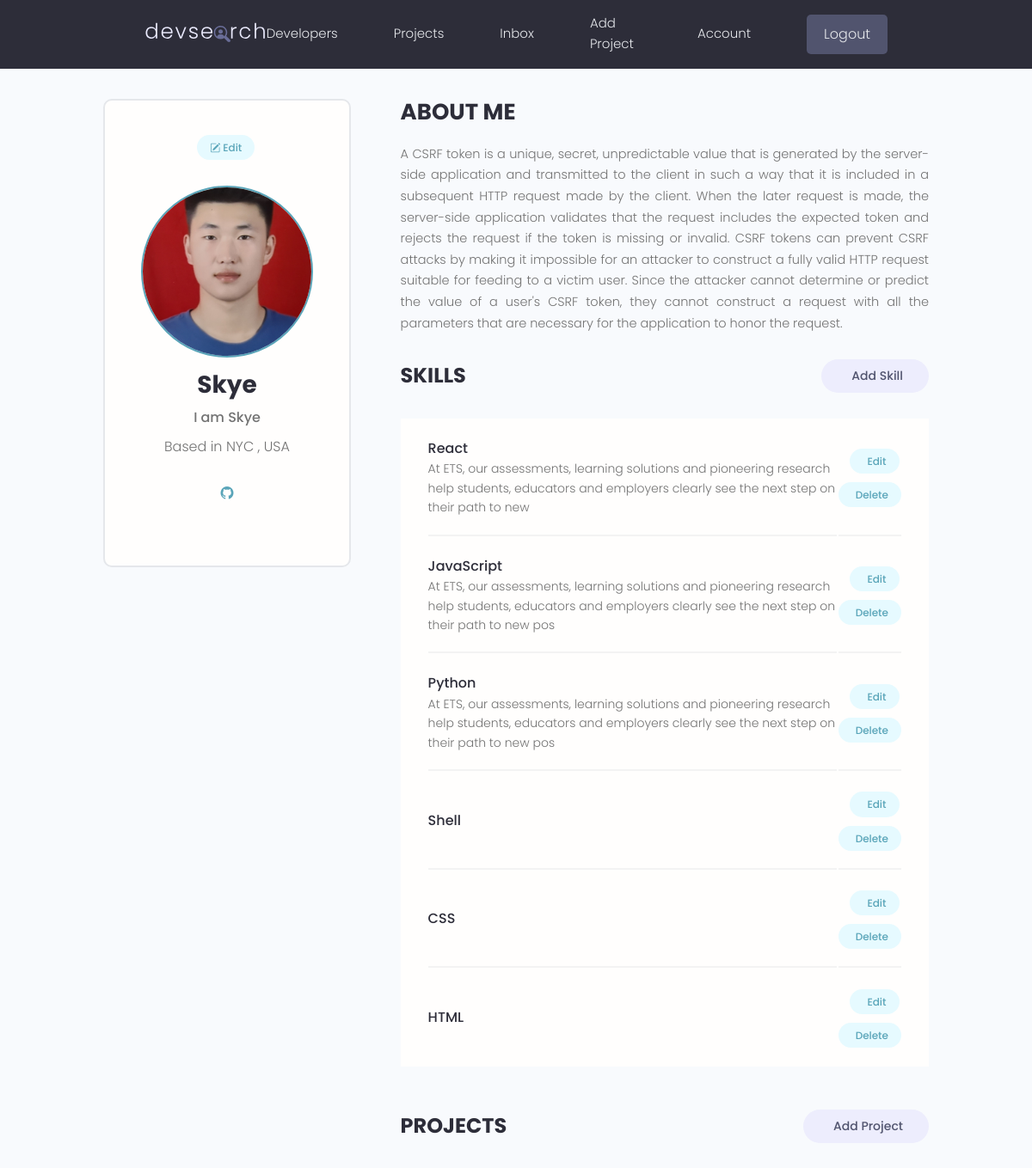
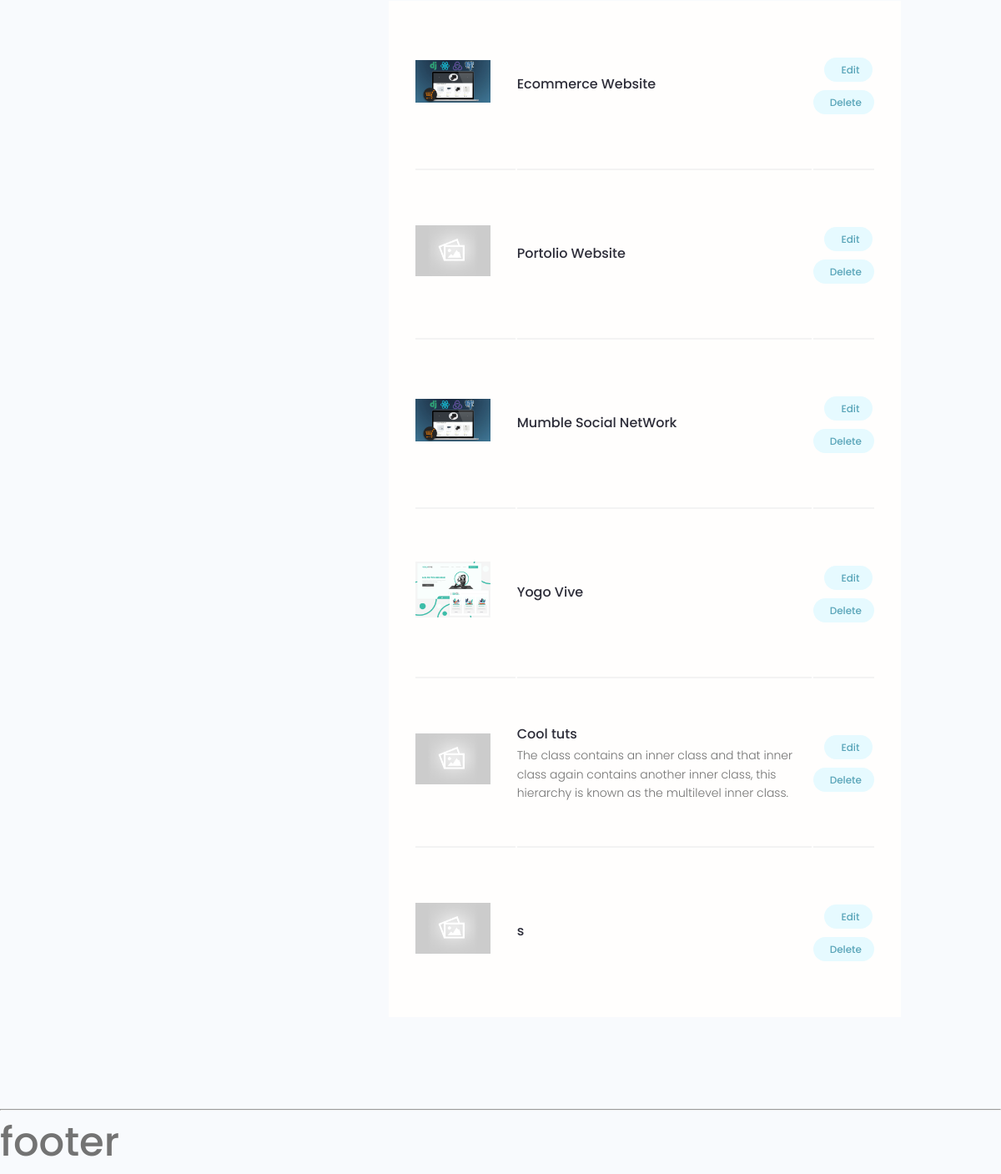
Page /users/account/ (signed in) on the committed database (2 pictures, top to bottom).
### users/models.py (models this page shows, shortened)
class Profile(models.Model):
    user = models.OneToOneField(User, on_delete=models.CASCADE, null=True)
    name = models.CharField(max_length=200, blank=True, null=True)
    username = models.CharField(max_length=200, blank=True, null=True)
    email = models.EmailField(max_length=500, blank=True, null=True)
    short_intro = models.CharField(max_length=200, blank=True, null=True)
    location = models.CharField(max_length=200, blank=True, null=True)
    bio = models.TextField(blank=True, null=True)
    profile_image = models.ImageField(null=True, blank=True,
                                      upload_to='profiles/', default='profiles/user-default.png')
    social_github = models.CharField(max_length=200, blank=True, null=True)
    social_twitter = models.CharField(max_length=200, blank=True, null=True)
    social_linkedin = models.CharField(max_length=200, blank=True, null=True)
    social_youtube = models.CharField(max_length=200, blank=True, null=True)
    social_website = models.CharField(max_length=200, blank=True, null=True)
    created = models.DateTimeField(auto_now_add=True)
    id = models.UUIDField(default=uuid.uuid4, unique=True,
                          primary_key=True, editable=False)

class Skill(models.Model):
    owner = models.ForeignKey(Profile, on_delete=models.CASCADE, null=True, blank=True)
    name = models.CharField(max_length=200, blank=True, null=True)
    description = models.TextField(null=True, blank=True)
    created = models.DateTimeField(auto_now_add=True)
    id = models.UUIDField(default=uuid.uuid4, unique=True,
                          primary_key=True, editable=False)

### projects/models.py (models this page shows, shortened)
class Project(models.Model):
    owner = models.ForeignKey(Profile, null=True, blank=True, on_delete=models.SET_NULL)
    title = models.CharField(max_length=200)
    description = models.TextField(null=True, blank=True)
    featured_image = models.ImageField(null=True, blank=True, default='default.jpg')
    demo_link = models.CharField(max_length=2000, null=True, blank=True)
    source_link = models.CharField(max_length=2000, null=True, blank=True)
    tags = models.ManyToManyField('Tag', blank=True)
    vote_total = models.IntegerField(default=0, null=True, blank=True)
    vote_ratio = models.IntegerField(default=0, null=True, blank=True)
    created = models.DateTimeField(auto_now_add=True)
    id = models.UUIDField(default=uuid.uuid4, unique=True,
                          primary_key=True, editable=False)

### users/views.py (the view)
# urls.py: path('account/', views.userAccount, name='user-account'),
@login_required(login_url='login')
def userAccount(request):
    profile = request.user.profile
    skills = profile.skill_set.all()
    projects = profile.project_set.all()
    context = {
        'profile': profile,
        'skills': skills,
        'projects': projects,
    }
    return render(request, 'users/account.html', context)

### users/templates/users/account.html (shortened to what this page needs)
{% extends 'main.html' %}
{% block content %}
    <main class="settingsPage profile my-md">
        <div class="container">
            <div class="layout">
                <div class="column column--1of3">
                    <div class="card text-center">
                        <div class="card__body dev">
                            <a class="tag tag--pill tag--main settings__btn" href="{% url 'edit-account' %}"><i
                                    class="bi bi-pencil-square"></i>
                                Edit</a>
                            <img class="avatar avatar--xl dev__avatar"
                                 src="{{ profile.profile_image.url }}"/>
                            <h2 class="dev__name">{{ profile.name }}</h2>
                            <p class="dev__title">{{ profile.short_intro }}</p>
                            <p class="dev__location">Based in {{ profile.location }}</p>
                            <ul class="dev__social">
                                {% if profile.social_github %}
                                    <li>
                                        <a title="Github" href="{{ profile.social_github }}" target="_blank"><i
                                                class="bi bi-github"></i></a>
                                    </li>
                                {% endif %}
                            </ul>
                        </div>
                    </div>
                </div>
                <div class="column column--2of3">
                    <div class="devInfo">
                        <h3 class="devInfo__title">About Me</h3>
                        <p class="devInfo__about">
                            {{ profile.bio }}
                        </p>
                    </div>
                    <div class="settings">
                        <h3 class="settings__title">Skills</h3>
                        <a class="tag tag--pill tag--sub settings__btn tag--lg" href="{% url 'create-skill' %}"> Add
                            Skill</a>
                    </div>
                    <table class="settings__table">
                        {% for skill in skills %}
                            <tr>
                                <td class="settings__tableInfo">
                                    <h4>{{ skill.name }}</h4>
                                    <p>
                                        {{ skill.description }}
                                    </p>
                                </td>
                                <td class="settings__tableActions">
                                    <a class="tag tag--pill tag--main settings__btn"
                                       href="{% url 'update-skill' skill.id %}">
                                        Edit</a>
                                    <a class="tag tag--pill tag--main settings__btn"
                                       href="{% url 'delete-skill' skill.id %}">
                                        Delete</a>
                                </td>
                            </tr>
                        {% endfor %}
                    </table>
                    <div class="settings">
                        <h3 class="settings__title">Projects</h3>
                        <a class="tag tag--pill tag--sub settings__btn tag--lg" href="{% url 'create-project' %}"> Add
                            Project</a>
                    </div>
                    <table class="settings__table">
                        {% for project in projects %}
                            <tr>
                                <td class="settings__thumbnail">
                                    <a href="single-project.html"><img src="{{ project.featured_image.url }}"
                                                                       alt="Project Thumbnail"/></a>
                                </td>
                                <td class="settings__tableInfo">
                                    <a href="{% url 'project' project.id %}">{{ project.title }}</a>
                                    <p>
                                        {{ project.description }}
                                    </p>
                                </td>
                                <td class="settings__tableActions">
                                    <a class="tag tag--pill tag--main settings__btn"
                                       href="{% url 'update-project' project.id %}">
                                        Edit</a>
                                    <a class="tag tag--pill tag--main settings__btn"
                                       href="{% url 'delete-project' project.id %}">
                                        Delete</a>
                                </td>
                            </tr>
                        {% endfor %}
                    </table>
                </div>
            </div>
        </div>
    </main>
{% endblock content %}

### static/styles/app.css (style rules this page uses)
:root { --color-sub: #2d2d39; }
.card { border: 2px solid var(--color-light); }
img { width: 100%; }
.profile .card > .dev { padding: 4rem; }
.dev__avatar { display: block; margin: auto; }
.dev__name { color: var(--color-sub); font-size: 2.8rem; font-weight: 700; margin-top: 1rem; margin-bottom: 0.5rem; }
.dev__title { font-size: 1.6rem; font-weight: 500; line-height: 1.3; }
.dev__location { margin-top: 1rem; }
.dev__social { margin: 3rem 0; list-style: none; display: flex; justify-content: center; gap: 1.5rem; }
.devInfo { margin-bottom: 3rem; }
.devInfo__title, .devInfo__subtitle { font-size: 2.6rem; color: var(--color-sub); text-transform: uppercase; font-weight: 700; margin-bottom: 1.5rem; }
.devInfo__about, .devSkill__info { font-size: 1.45rem; line-height: 1.7; text-align: justify; }
.settingsPage .dev > .settings__btn { display: inline-block; margin-bottom: 3rem; }
.settings { display: flex; justify-content: space-between; align-items: center; }
.settings__title { font-size: 2.4rem; text-transform: uppercase; font-weight: 700; color: var(--color-sub); }
.settings__table { margin-top: 3rem; margin-bottom: 5rem; padding: 0 3rem; background: var(--color-white); }
.settings__table tr { width: 100%; }
.settings__table tr > td { padding: 2rem 0; }
.settings__table tr:not(:last-child) td { border-bottom: 2px solid var(--color-white-light); }
.settings__thumbnail { width: 23%; min-width: 10rem; }
.settings__thumbnail img { padding-right: 3rem; height: 15rem; object-fit: contain; }
.settings__tableInfo { width: 100%; }
.settings__tableInfo h4, .settings__tableInfo a { padding-right: 1rem; width: auto; font-size: 1.6rem; font-weight: 500; color: var(--color-sub); }
.settings__tableInfo p { font-size: 1.4rem; }
.settings__tableActions { text-align: right; }

### static/uikit/styles/modules/_variables.css (style rules this page uses)
:root { --color-main: #5aa5b9; --color-main-light: #e6faff; --color-sub: #3f4156; --color-sub-light: #51546e; --color-sub-lighter: #ededfd; --color-text: #737373; --color-gray: #8b8b8b; --color-light: #e5e7eb; --color-light-gray: #767676; --color-bg: #f8fafd; --color-white: #fffefd; --color-white-light: #f3f3f3; --color-success: #359e64; --color-success-bg: #def8e8; --color-error: #fc4b0b; --color-error-bg: #fff2ee; --font-base: 'Poppins', arial, helvetica, 'Segoe UI', roboto, ubuntu, sans-serif; --font-monospace: 'Fira Code', 'Courier New', courier, monospace; --font-regular: 300; --font-medium: 500; --font-bold: 700; --generic-shadow: 1px 1px 5px #00000010; --generic-transition: all 0.3s ease-in-out; }

### static/uikit/styles/modules/_base.css (style rules this page uses)
* { margin: 0; padding: 0; box-sizing: border-box; text-rendering: optimizeLegibility; color: inherit; font-size: inherit; }
html { font-size: 50%; }
@media only screen and (min-width: 480px) { html { font-size: 56.25%; } }
@media only screen and (min-width: 1200px) { html { font-size: 62.5%; } }
body { line-height: 1.6; font-weight: 400; font-size: 1.5rem; color: var(--color-text); background-color: var(--color-bg); min-height: 100vh; }

### static/uikit/styles/modules/_typography.css (style rules this page uses)
* { font-family: var(--font-base); }
h2 { font-size: 3.6rem; font-weight: var(--font-bold); }
h3 { font-size: 3.2rem; font-weight: var(--font-medium); }
h4 { font-size: 2.8rem; font-weight: var(--font-medium); }
p, span, strong { font-size: 1.6rem; color: var(--color-text); font-weight: var(--font-regular); }
a { padding-bottom: 2px; text-decoration: none; display: inline-block; color: var(--color-main); font-weight: var(--font-medium); }

### static/uikit/styles/modules/_utilities.css (style rules this page uses)
.container { width: 92%; max-width: 165rem; margin: 0 auto; box-sizing: border-box; }
@media screen and (min-width: 1000px) { .container { width: 90%; } }
@media screen and (min-width: 1200px) { .container { width: 80%; } }
.text-center { text-align: center; }
.my-md { margin: 3rem auto; }

### static/uikit/styles/modules/_avatar.css (style rules this page uses)
.avatar { border-radius: 50%; border: 2px solid var(--color-main); object-fit: cover; }
.avatar--xl { height: 20rem; width: 20rem; }

### static/uikit/styles/modules/_card.css (style rules this page uses)
.card { border-radius: 1rem; background-color: var(--color-white); border: 1.5px solid var(--color-light); width: auto; height: auto; margin-top: 0.5rem; margin-bottom: 0.5rem; overflow: hidden; }
.card__body, .card__header { padding: 2rem 2.5rem; }

### static/uikit/styles/modules/_layout.css (style rules this page uses)
.layout { display: flex; flex-flow: row wrap; justify-content: space-between; }
.layout > .column { margin-bottom: 3rem; }
.layout > .column.column--1of3 { flex-basis: 30%; }
.layout > .column.column--2of3 { flex-basis: 64%; }

### rows in the picture
Profile: profile_image (picture), name "Skye", short_intro "I am Skye", location "NYC , USA", bio "A CSRF token is a unique, secret, unpredictable value that is generated by the server-side application and transmitted to the client in such a way that it is included in a subsequent HTTP request made by the client. When the later request is made, the server-side application validates that the request includes the expected token and rejects the request if the token is missing or invalid. CSRF tokens can prevent CSRF attacks by making it impossible for an attacker to construct a fully valid HTTP request suitable for feeding to a victim user. Since the attacker cannot determine or predict the value of a user's CSRF token, they cannot construct a request with all the parameters that are…"
Skill: name "React", description "At ETS, our assessments, learning solutions and pioneering research help students, educators and employers clearly see the next step on their path to new"
Skill: name "JavaScript", description "At ETS, our assessments, learning solutions and pioneering research help students, educators and employers clearly see the next step on their path to new pos"
Skill: name "Python", description "At ETS, our assessments, learning solutions and pioneering research help students, educators and employers clearly see the next step on their path to new pos"
Skill: name "Shell"
Skill: name "CSS"
Skill: name "HTML"
Project: featured_image (picture), title "Ecommerce Website"
Project: featured_image (placeholder picture), title "Portolio Website"
Project: featured_image (picture), title "Mumble Social NetWork"
Project: featured_image (picture), title "Yogo Vive"
Project: featured_image (placeholder picture), title "Cool tuts", description "The class contains an inner class and that inner class again contains another inner class, this hierarchy is known as the multilevel inner class."
Project: featured_image (placeholder picture), title "s"
